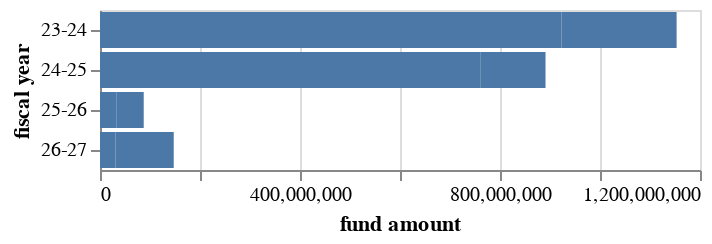

Write notebook code for a chart like this one.
### Code cell
by_year = melt.groupby(["fiscal year","project type"]).agg({
    "fund amount": "sum",
}).reset_index()

make_bar(by_year, y_axis = "fiscal year", x_axis = "fund amount",)

### Figure 1 — Vega-Lite specification as saved in the notebook (floating-point values rounded to 4 significant figures)
{"config": {"view": {"continuousWidth": 300, "continuousHeight": 300}}, "data": {"name": "data-d69733509c936e13be741aee2daa687c"}, "mark": {"type": "bar"}, "encoding": {"x": {"field": "fund amount", "type": "quantitative"}, "y": {"field": "fiscal year", "type": "nominal"}}, "$schema": "https://vega.github.io/schema/vega-lite/v5.17.0.json", "datasets": {"data-d69733509c936e13be741aee2daa687c": [{"fiscal year": "23-24", "project type": "capital", "fund amount": 923195243}, {"fiscal year": "23-24", "project type": "operating", "fund amount": 230027266}, {"fiscal year": "24-25", "project type": "capital", "fund amount": 760474399}, {"fiscal year": "24-25", "project type": "operating", "fund amount": 130573683}, {"fiscal year": "25-26", "project type": "capital", "fund amount": 32536009}, {"fiscal year": "25-26", "project type": "operating", "fund amount": 54917336}, {"fiscal year": "26-27", "project type": "capital", "fund amount": 31097113}, {"fiscal year": "26-27", "project type": "operating", "fund amount": 116379609}]}}
